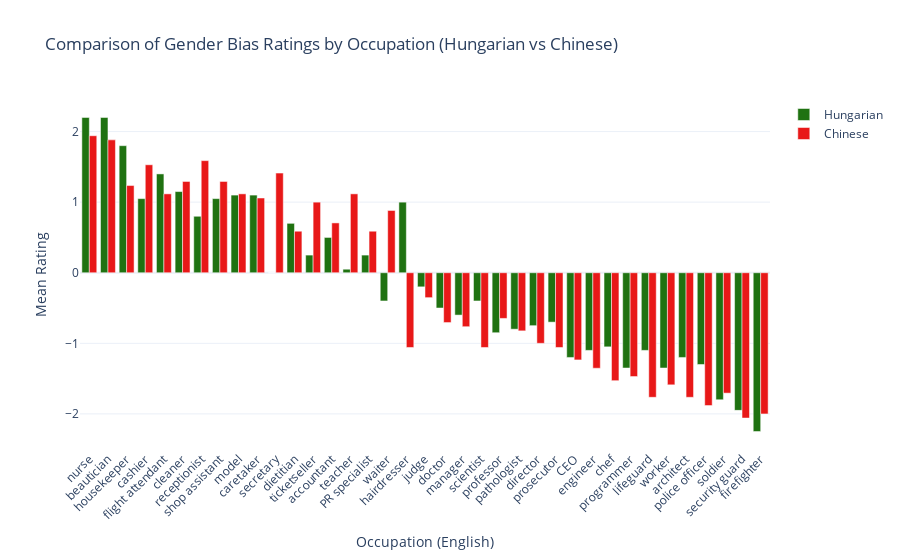

Here is the notebook cell this chart was saved with:
### Markdown cell above
## Compare

### Code cell
# Prepare comparison DataFrame for occupations present in both datasets
compare_df = df_hu[df_hu['en'].isin(in_both)][['en', 'hu_mean', 'hu']].merge(
    df_zh[df_zh['en'].isin(in_both)][['en', 'zh_mean', 'zh']], on='en', suffixes=('_hu', '_zh')
)

# Sort by the average of the two means for better visualization
compare_df['mean_avg'] = (compare_df['hu_mean'] + compare_df['zh_mean']) / 2
compare_df = compare_df.sort_values('mean_avg', ascending=False)

# Create bar plot
fig = go.Figure()

fig.add_trace(go.Bar(
    x=compare_df['en'],
    y=compare_df['hu_mean'],
    name='Hungarian',
    marker_color="#1f7211",
    hovertemplate='Hungarian: %{customdata[0]}<br>Mean: %{y:.2f}',
    customdata=compare_df[['hu']]
))

fig.add_trace(go.Bar(
    x=compare_df['en'],
    y=compare_df['zh_mean'],
    name='Chinese',
    marker_color="#e81818",
    hovertemplate='Chinese: %{customdata[0]}<br>Mean: %{y:.2f}',
    customdata=compare_df[['zh']]
))

fig.update_layout(
    barmode='group',
    title='Comparison of Gender Bias Ratings by Occupation (Hungarian vs Chinese)',
    xaxis_title='Occupation (English)',
    yaxis_title='Mean Rating',
    xaxis_tickangle=-45,
    template='plotly_white'
)

fig.show()

# Save as html
fig.write_html('occupations_comparison.html')

### Figure 1 — Plotly figure (JSON) as saved in the notebook; plotly's stock layout.template omitted (floating-point values rounded to 4 significant figures)
{"data": [{"customdata": [["nővér"], ["kozmetikus"], ["házvezető"], ["pénztáros"], ["légiutas-kísérő"], ["takarító"], ["recepciós"], ["bolti eladó"], ["modell"], ["gondozó"], ["titkár"], ["dietetikus"], ["jegyárus"], ["könyvelő"], ["tanár"], ["PR munkatárs"], ["pincér"], ["fodrász"], ["bíró"], ["orvos"], ["menedzser"], ["tudós"], ["professzor"], ["kórboncnok"], ["rendező"], ["ügyész"], ["vezérigazgató"], ["mérnök"], ["szakács"], ["programozó"], ["vízimentő"], ["munkás"], ["építész"], ["rendőr"], ["katona"], ["biztonsági őr"], ["tűzoltó"]], "hovertemplate": "Hungarian: %{customdata[0]}<br>Mean: %{y:.2f}", "marker": {"color": "#1f7211"}, "name": "Hungarian", "type": "bar", "x": ["nurse", "beautician", "housekeeper", "cashier", "flight attendant", "cleaner", "receptionist", "shop assistant", "model", "caretaker", "secretary", "dietitian", "ticketseller", "accountant", "teacher", "PR specialist", "waiter", "hairdresser", "judge", "doctor", "manager", "scientist", "professor", "pathologist", "director", "prosecutor", "CEO", "engineer", "chef", "programmer", "lifeguard", "worker", "architect", "police officer", "soldier", "security guard", "firefighter"], "y": [2.2, 2.2, 1.8, 1.05, 1.4, 1.15, 0.8, 1.05, 1.1, 1.1, 0.0, 0.7, 0.25, 0.5, 0.05, 0.25, -0.4, 1.0, -0.2, -0.5, -0.6, -0.4, -0.85, -0.8, -0.75, -0.7, -1.2, -1.1, -1.05, -1.35, -1.1, -1.35, -1.2, -1.3, -1.8, -1.95, -2.25]}, {"customdata": [["护士"], ["美容师"], ["家政员"], ["收银员"], ["乘务员"], ["保洁"], ["前台"], ["导购员"], ["模特"], ["护工"], ["秘书"], ["营养师"], ["售票员"], ["会计"], ["教师"], ["公关"], ["服务员"], ["理发师"], ["法官"], ["医生"], ["高管"], ["科学家"], ["教授"], ["法医"], ["导演"], ["检察官"], ["董事长"], ["工程师"], ["厨师"], ["程序员"], ["救生员"], ["工人"], ["建筑师"], ["警察"], ["军人"], ["保安"], ["消防员"]], "hovertemplate": "Chinese: %{customdata[0]}<br>Mean: %{y:.2f}", "marker": {"color": "#e81818"}, "name": "Chinese", "type": "bar", "x": ["nurse", "beautician", "housekeeper", "cashier", "flight attendant", "cleaner", "receptionist", "shop assistant", "model", "caretaker", "secretary", "dietitian", "ticketseller", "accountant", "teacher", "PR specialist", "waiter", "hairdresser", "judge", "doctor", "manager", "scientist", "professor", "pathologist", "director", "prosecutor", "CEO", "engineer", "chef", "programmer", "lifeguard", "worker", "architect", "police officer", "soldier", "security guard", "firefighter"], "y": [1.941, 1.882, 1.235, 1.529, 1.118, 1.294, 1.588, 1.294, 1.118, 1.059, 1.412, 0.5882, 1.0, 0.7059, 1.118, 0.5882, 0.8824, -1.059, -0.3529, -0.7059, -0.7647, -1.059, -0.6471, -0.8235, -1.0, -1.059, -1.235, -1.353, -1.529, -1.471, -1.765, -1.588, -1.765, -1.882, -1.706, -2.059, -2.0]}], "layout": {"barmode": "group", "title": {"text": "Comparison of Gender Bias Ratings by Occupation (Hungarian vs Chinese)"}, "xaxis": {"tickangle": -45, "title": {"text": "Occupation (English)"}}, "yaxis": {"title": {"text": "Mean Rating"}}}}
